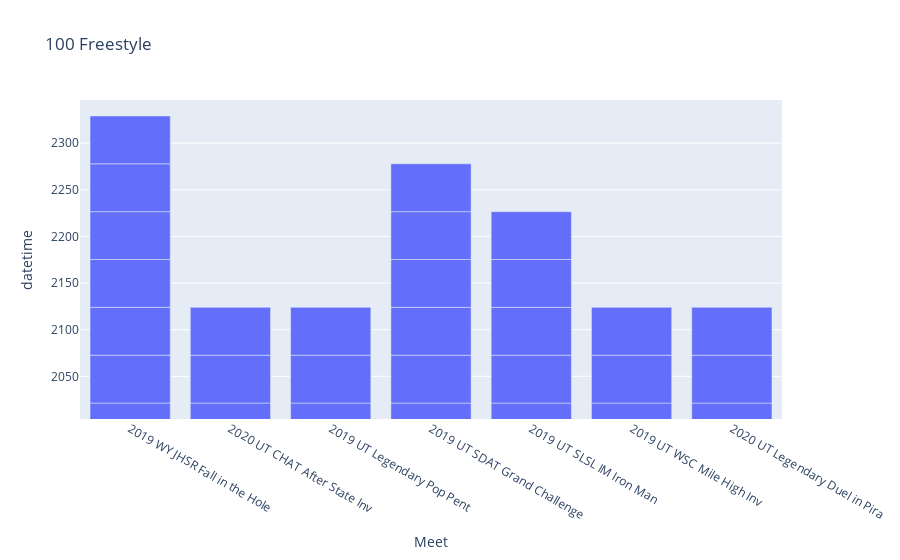

Notebook source saved alongside this figure:
### Code cell
import plotly.express as px


fig = px.bar(df, x='Meet', y="datetime",title="100 Freestyle")
#fig.update_layout(xaxis_range=[2021-04-24 1:05:00 , 2021-04-24 1:40:00])
fig.show()

### Figure 1 — Plotly figure (JSON) as saved in the notebook; plotly's stock layout.template omitted (floating-point values rounded to 4 significant figures)
{"data": [{"alignmentgroup": "True", "hovertemplate": "Meet=%{x}<br>datetime=%{y}<extra></extra>", "legendgroup": "", "marker": {"color": "#636efa"}, "name": "", "offsetgroup": "", "orientation": "v", "showlegend": false, "textposition": "auto", "type": "bar", "x": ["2019 WY JHSR Fall in the Hole", "2020 UT CHAT After State Inv", "2019 UT Legendary Pop Pent", "2019 UT SDAT Grand Challenge", "2019 UT SDAT Grand Challenge", "2019 WY JHSR Fall in the Hole", "2019 UT SLSL IM Iron Man", "2019 WY JHSR Fall in the Hole", "2019 UT SDAT Grand Challenge", "2019 UT SDAT Grand Challenge", "2019 UT WSC Mile High Inv", "2019 UT SLSL IM Iron Man", "2020 UT Legendary Duel in Pira", "2019 WY JHSR Fall in the Hole", "2019 UT Legendary Pop Pent", "2020 UT Legendary Duel in Pira", "2019 UT WSC Mile High Inv", "2019 UT SLSL IM Iron Man", "2020 UT Legendary Duel in Pira", "2020 UT CHAT After State Inv", "2019 UT SLSL IM Iron Man", "2019 WY JHSR Fall in the Hole", "2019 UT WSC Mile High Inv", "2019 UT SDAT Grand Challenge", "2019 UT SDAT Grand Challenge", "2019 WY JHSR Fall in the Hole", "2019 UT Legendary Pop Pent", "2019 UT SLSL IM Iron Man", "2019 WY JHSR Fall in the Hole", "2020 UT CHAT After State Inv"], "xaxis": "x", "y": ["2021-04-25T01:28:24", "2021-04-25T01:30:06", "2021-04-25T01:34:24", "2021-04-25T03:11:24", "2021-04-25T03:14:36", "2021-04-25T03:25:00", "2021-04-25T08:37:00", "2021-04-25T09:14:24", "2021-04-25T01:37:06", "2021-04-25T01:38:12", "2021-04-25T01:43:06", "2021-04-25T01:45:48", "2021-04-25T03:31:36", "2021-04-25T01:01:18", "2021-04-25T01:02:30", "2021-04-25T02:11:54", "2021-04-25T02:15:30", "2021-04-25T02:15:36", "2021-04-25T04:17:36", "2021-04-25T01:44:36", "2021-04-25T01:44:54", "2021-04-25T01:48:30", "2021-04-25T03:48:12", "2021-04-25T01:42:18", "2021-04-25T01:45:00", "2021-04-25T01:47:30", "2021-04-25T03:44:00", "2021-04-25T03:53:00", "2021-04-25T03:55:30", "2021-04-25T07:27:18"], "yaxis": "y"}], "layout": {"barmode": "relative", "legend": {"tracegroupgap": 0}, "title": {"text": "100 Freestyle"}, "xaxis": {"anchor": "y", "domain": [0, 1], "title": {"text": "Meet"}}, "yaxis": {"anchor": "x", "domain": [0, 1], "title": {"text": "datetime"}}}}
